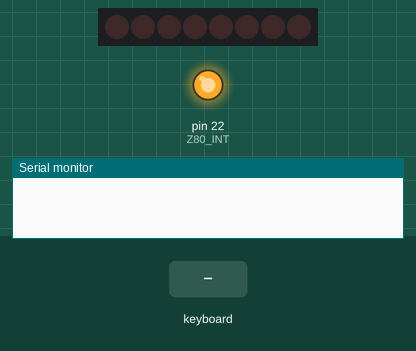
Bench run of a sketch on a simulated Arduino Mega 2560, built with avr-gcc and run on an emulated ATmega2560. Parts: 8 shift-register outputs drawn as a row of LEDs (first output left, lit = HIGH), output pins drawn as LEDs (lit = HIGH), the last lines printed to the serial monitor. Wiring (inferred from the names in the program): shift register (74HC595): data pin 25; shift clock pin 24; latch pin 23. Wiring (inferred from the signals the program sends): row of LEDs: on Q0, Q1, Q2, Q3, Q4, Q5, Q6, Q7. The test bench sets the inputs (shaded band). Pins used as bus, display or sensor lines are not drawn.

Above: at 1.2 s.
1.3 s: PS/2 keyboard text "1" received
At 1.8 s:
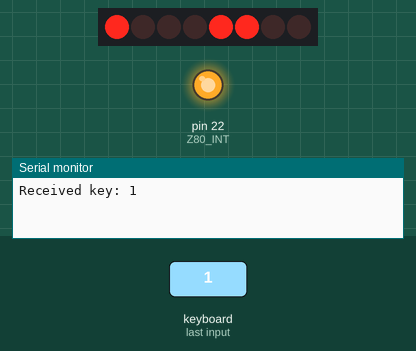
2.8 s: PS/2 keyboard text "a" received
At 4.0 s:
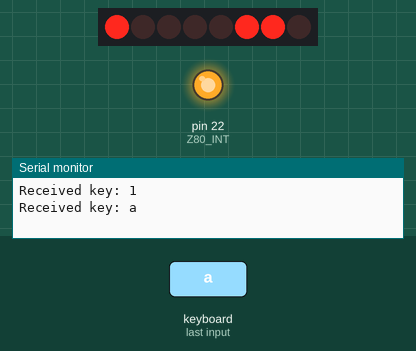
4.3 s: PS/2 keyboard text "0" received
At 5.3 s:
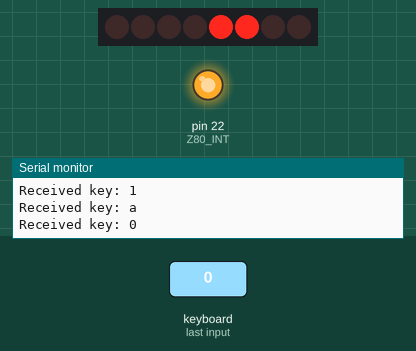
5.8 s: PS/2 keyboard text "2" received
At 6.4 s:
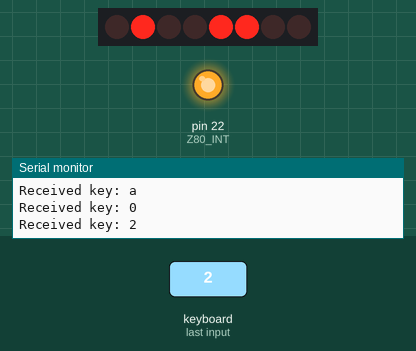
Timing chart, 0 to 8.3 s (numbered marks = the images above; inputs shaded):
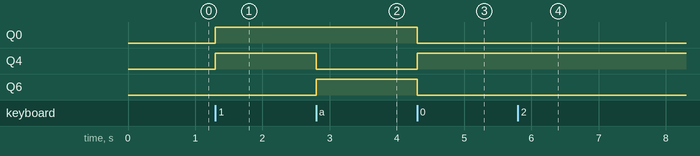

Measured:
- after the input at 1.3 s, Q0, Q4: LOW → HIGH at once
- after the input at 2.8 s, Q4: HIGH → LOW at once; Q6: LOW → HIGH at once
- after the input at 4.3 s, Q0, Q6: HIGH → LOW at once; Q4: LOW → HIGH at once

The sketch:

simple_z80_ps2_interface.ino
```cpp
#include <PS2Keyboard.h>

PS2Keyboard keyboard;

#define SR_RCK 23
#define SR_SCK 24
#define SR_SER 25

#define PS2_DAT 20
#define PS2_CLK 21

#define Z80_INT 22

void setup() {
  Serial.begin(9600);

  keyboard.begin(/* DataPin */ PS2_DAT, /* ClockPin */ PS2_CLK);


  pinMode(Z80_INT, OUTPUT);
  pinMode(SR_RCK, OUTPUT);
  pinMode(SR_SCK, OUTPUT);
  pinMode(SR_SER, OUTPUT);

  digitalWrite(SR_RCK, HIGH);
  digitalWrite(Z80_INT, HIGH);
}

void loop() {
  if (keyboard.available()) {
    char c = keyboard.read();

    Serial.print("Received key: ");
    Serial.println(c);

    // Shift the key out to the shift register
    digitalWrite(SR_RCK, LOW);
    shiftOut(SR_SER, SR_SCK, MSBFIRST, c);
    digitalWrite(SR_RCK, HIGH);

    // Trigger the interrupt pin on the Z80 to receive the octal
   digitalWrite(Z80_INT, LOW);
   digitalWrite(Z80_INT, HIGH);
  }

}
```
